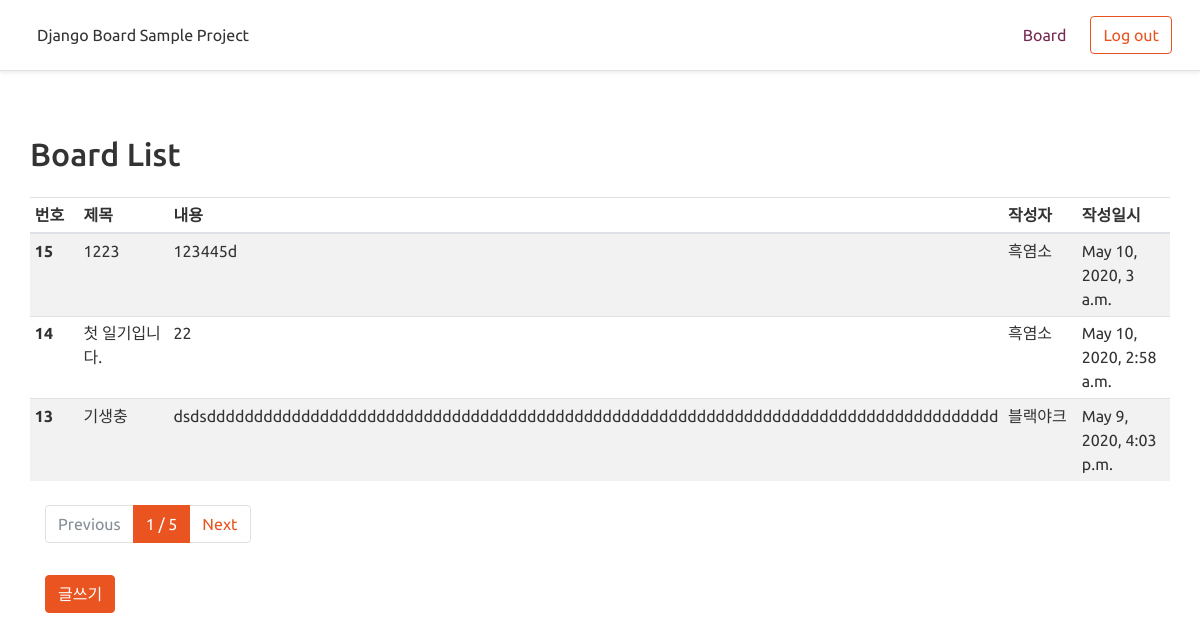
Screenshot of /board/ (signed in) with the database file from the repository.
### board/models.py (models this page shows, shortened)
class NewBoard(models.Model):
    title = models.CharField(
        max_length=128,
        verbose_name='제목'
    )
    content = models.TextField(
        verbose_name='내용'
    )
    writer = models.ForeignKey(
        'new_user.NewUser',
        on_delete=models.SET_NULL,
        null=True,
        verbose_name='작성자'
    )
    reg_date = models.DateTimeField(
        auto_now_add=True,
        verbose_name='작성시간'
    )
    class Meta:
        db_table = 'new_community_board'
        verbose_name='뉴 커뮤니티 게시글'
        verbose_name_plural = '뉴 커뮤니티 게시글 모음'

### new_user/models.py (models this page shows)
class NewUser(models.Model):
    username = models.CharField(max_length=32, verbose_name='사용자명')
    useremail = models.EmailField(max_length=64, verbose_name='사용자 이메일')
    password = models.CharField(max_length=64, verbose_name='비밀번호')
    reg_date = models.DateTimeField(auto_now_add=True, verbose_name='가입시간')
    def __str__(self):
        return self.username
    class Meta:
        db_table = 'newcommunity_user'
        verbose_name = '새 커뮤니티 사용자'
        verbose_name_plural = '새 커뮤니티 사용자 모음'

### board/views.py (the view)
# urls.py: path('', views.board),
def board(request):
    all_boards = NewBoard.objects.all().order_by('-id')
    page = int(request.GET.get('p', 1))
    paginator = Paginator(all_boards, 3)    # num per page
    boards = paginator.get_page(page)
    return render(request, 'list.html', {'boards' : boards})

### board/templates/list.html (shortened to what this page needs)
{% extends "base.html" %}
{% block contents %}
<div class="row">
    <h2 class="mt-5">Board List</h2>
    <div class="table-responsive mt-3">
        <table class="table table-striped table-sm">
            <thead>
                <tr>
                    <th style="width:10%;">번호</th>
                    <th style="width:20%;">제목</th>
                    <th style="width:30%;">내용</th>
                    <th style="width:20%;">작성자</th>
                    <th style="width:20%;">작성일시</th>
                </tr>
            </thead>
            <tbody>
                {% for board in boards %}
                <tr>
                    <th scope="row">{{ board.id }}</th>
                    <td>{{ board.title }}</td>
                    <td>{{ board.content }}</td>
                    <td>{{ board.writer }}</td>
                    <td>{{ board.reg_date }}</td>
                </tr>
                {% endfor %}
            </tbody>
        </table>
    </div>
</div>
<div class="row mt-2" style="margin-bottom:100px;">
    <div class=col-12>
        <nav aria-label="...">
            <ul class="pagination">
                {% if boards.has_previous %}
                <li class="page-item">
                    <a class="page-link" href="?p={{ boards.previous_page_number }}" tabindex="-1" aria-disabled="true">
                        Previous
                    </a>
                </li>
                {% else %}
                <li class="page-item disabled">
                    <a class="page-link" href="#" tabindex="-1" aria-disabled="true">
                        Previous
                    </a>
                </li>
                {% endif %}
                <li class="page-item active" aria-current="page">
                    <a class="page-link">
                        {{ boards.number }} / {{ boards.paginator.num_pages }}
                    </a>
                </li>
                {% if boards.has_next %}
                <li class="page-item">
                    <a class="page-link" href="?p={{ boards.next_page_number }}">Next</a>
                </li>
                {% else %}
                <li class="page-item disabled">
                    <a class="page-link" href="#">Next</a>
                </li>
                {% endif %}
            </ul>
        </nav>
        <button type="submit" class="btn btn-primary mt-3" onclick="location.href='/board/write'">글쓰기</button>
    </div>
</div>
{%  endblock %}

### rows the page displays
NewBoard: id "15", title "1223", content "123445d", writer "흑염소", reg_date "May 10, 2020, 3 a.m."
NewBoard: id "14", title "첫 일기입니다.", content "22", writer "흑염소", reg_date "May 10, 2020, 2:58 a.m."
NewBoard: id "13", title "기생충", content "dsdsdddddddddddddddddddddddddddddddddddddddddddddddddddddddddddddddddddddddddddddddddddd", writer "블랙야크", reg_date "May 9, 2020, 4:03 p.m."

### other values shown
{{ boards.number }} "1"
{{ boards.paginator.num_pages }} "5"
